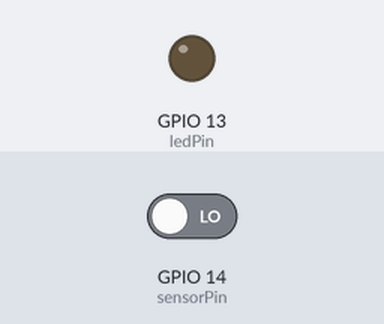
Simulated run of this sketch. Board: ESP32. On the bench: output pins drawn as LEDs (lit = HIGH). Inputs (shaded band) come from the test bench; at power-on: GPIO 14 (sensorPin) LOW.

Above: at 2.8 s.
2.9 s: GPIO 14 (sensorPin) driven HIGH
At 4.2 s:
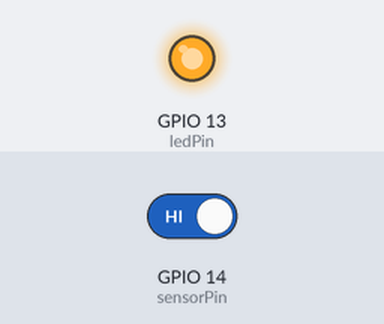
4.5 s: GPIO 14 (sensorPin) driven LOW
At 5.9 s:
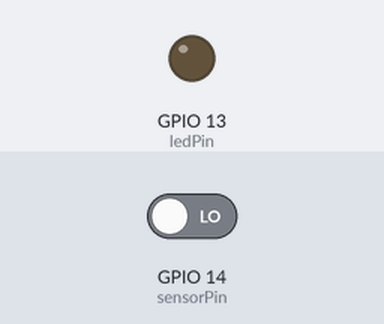
Timing chart, 0 to 7.5 s (numbered marks = the images above; inputs shaded):
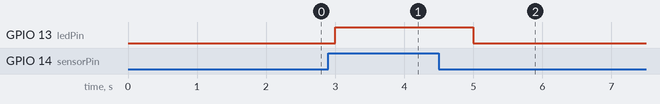

Measured:
- after the input at 2.9 s, GPIO 13 (ledPin): LOW → HIGH after 0.10 s
- after the input at 4.5 s, GPIO 13 (ledPin): HIGH → LOW after 0.50 s

The sketch:

Sketch_25.1_Infrared_Motion_Sensor.ino
```cpp
/**********************************************************************
  Filename    : Infrared Motion Sensor
  Description : LED lamp is controlled by Infrared Motion Sensor
  Auther      : www.freenove.com
  Modification: 2024/06/19
**********************************************************************/
int sensorPin = 14; // the number of the infrared motion sensor pin
int ledPin = 13;    // the number of the LED pin

void setup() {
  pinMode(sensorPin, INPUT);  // initialize the sensor pin as input
  pinMode(ledPin, OUTPUT);    // initialize the LED pin as output
}

void loop() {
  // Turn on or off LED according to Infrared Motion Sensor
  digitalWrite(ledPin, digitalRead(sensorPin));
  delay(1000);              // wait for a second
}
```
